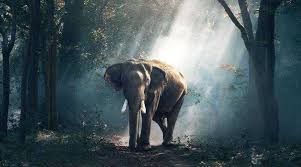
#> input picture image_filtering_techniques/cv.jpg, 301 x 167 px, found by its file name
$ jupyter execute Image_Segmentation_Watershed.ipynb
#> lines starting #> are read from the running program, lines starting #| are printed output that depends on the picture; after the words box and inside, x2 and y2 are one past the last pixel; in counts of white or black regions, pixels touching at a corner belong together
[cell 1]
import cv2
import numpy as np
import matplotlib.pyplot as plt

from google.colab import drive
drive.mount('/content/drive')

# Path to the image file
image_path = '/content/drive/My Drive/cv.jpg'

# Read the image
image = cv2.imread(image_path)
#> image is the input picture: shape (167, 301, 3); mean B, G, R 91.9, 87.2, 72.1

# Convert the image to grayscale
gray = cv2.cvtColor(image, cv2.COLOR_BGR2GRAY)
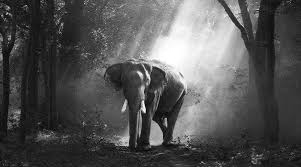
#> gray: shape (167, 301); min 1, max 255, mean 83.2

# Apply Otsu's thresholding to get a binary image
_, thresh = cv2.threshold(gray, 0, 255, cv2.THRESH_BINARY_INV + cv2.THRESH_OTSU)
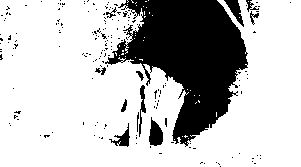
#> thresh: shape (167, 301); 75.5% white; 187 black regions (175 under 20 px), largest, box (x1, y1, x2, y2) and area: (105, 0, 248, 147) 10795, (149, 117, 163, 146) 271, (224, 0, 244, 27) 215

# Apply morphological operations to remove noise
kernel = np.ones((3, 3), np.uint8)
opening = cv2.morphologyEx(thresh, cv2.MORPH_OPEN, kernel, iterations=2)
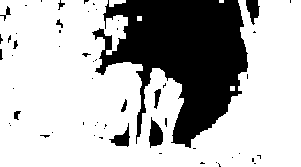
#> opening: shape (167, 301); 72% white; 57 black regions (45 under 20 px), largest, box (x1, y1, x2, y2) and area: (92, 0, 248, 148) 12855, (149, 117, 163, 148) 277, (246, 0, 260, 25) 213

# Determine sure background area
sure_bg = cv2.dilate(opening, kernel, iterations=3)
#> sure_bg: shape (167, 301); 79.3% white; 6 black regions (2 under 20 px), largest, box (x1, y1, x2, y2) and area: (105, 0, 244, 141) 10231, (153, 127, 160, 143) 75, (249, 0, 256, 15) 62, (117, 138, 126, 143) 40

# Calculate the distance transform
dist_transform = cv2.distanceTransform(opening, cv2.DIST_L2, 5)
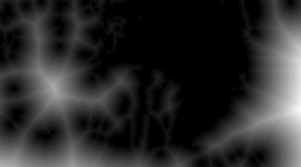
#> dist_transform: shape (167, 301) float32; min 0, max 60.78, mean 10.3; drawn with min black and max white

# Threshold the distance transform to obtain the sure foreground
_, sure_fg = cv2.threshold(dist_transform, 0.7 * dist_transform.max(), 255, 0)
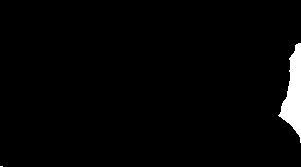
#> sure_fg: shape (167, 301) float32; 2.3% white; 2 white regions (1 under 20 px), largest, box (x1, y1, x2, y2) and area: (278, 43, 301, 143) 1157
sure_fg = np.uint8(sure_fg)

# Identify the unknown region
unknown = cv2.subtract(sure_bg, sure_fg)
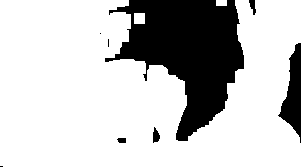
#> unknown: shape (167, 301); 77% white; 8 black regions (3 under 20 px), largest, box (x1, y1, x2, y2) and area: (105, 0, 244, 141) 10231, (278, 43, 301, 143) 1157, (153, 127, 160, 143) 75, (249, 0, 256, 15) 62, (117, 138, 126, 143) 40

# Label the foreground objects
_, markers = cv2.connectedComponents(sure_fg)
#> markers: shape (167, 301) int32; 3 distinct labels, from 0 to 2
markers = markers + 1
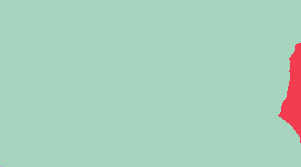
#> markers: shape (167, 301) int32; 3 distinct labels, from 1 to 3; one colour per label, 0 black
markers[unknown == 255] = 0
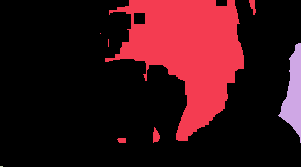
#> markers: shape (167, 301) int32; 4 distinct labels, from 0 to 3; one colour per label, 0 black

# Apply the watershed algorithm
markers = cv2.watershed(image, markers)
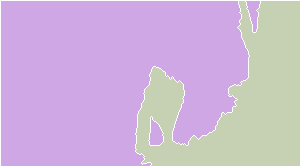
#> markers: shape (167, 301) int32; 3 distinct labels, from -1 to 2; one colour per label, 0 black, -1 white
image[markers == -1] = [0, 0, 255]
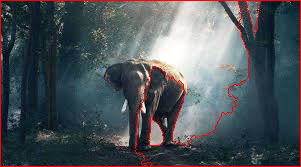
#> image: shape (167, 301, 3); 2.93% of pixels changed, all inside (x1, y1, x2, y2) = (0, 0, 301, 167)

# Display the segmented image
plt.imshow(cv2.cvtColor(image, cv2.COLOR_BGR2RGB))
plt.title('Segmented Image')
plt.axis('off')
plt.show()
